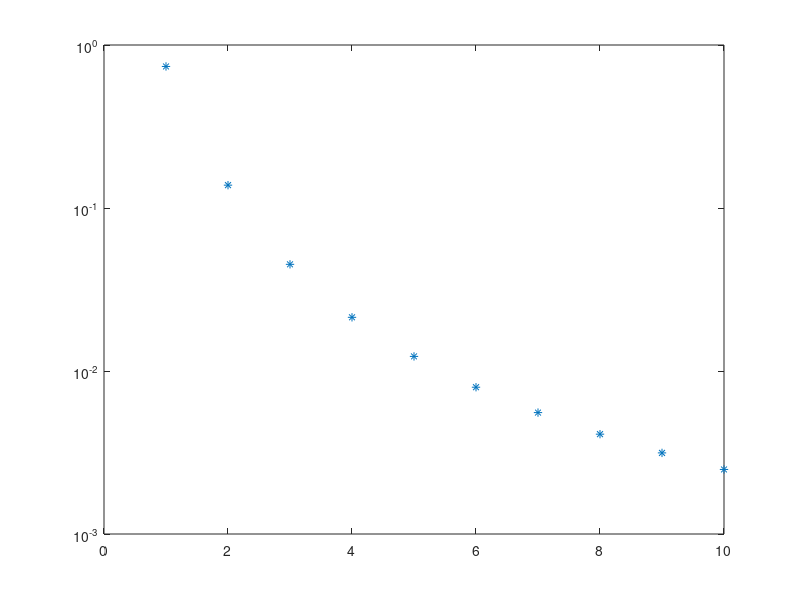

Here is the MATLAB script that generated this plot: (Note: a time limit stopped this script after it produced the figure.)
clear all
% eigen values and eigen functions for exponential co-variance kernel
x = 0:.001:1;

sigma = 1;
b = 1;

for i = 1:length(x)
    for j = 1:length(x)
K(i,j) = sigma^2 * exp(-1*abs((x(i)-x(j)))/b);
    end
end

[V,D] = eig(K);
e = diag(D);
lambda_sort = sort(diag(D),'descend');
lambda_norm =lambda_sort/sum(lambda_sort);
figure(1)
plot(1:10,lambda_norm(1:10),'*')
set(gca, 'YScale', 'log')

figure(2)
for i = length(x):-1:1
plot(x,sqrt(e(i)).*V(:,i))
hold on
end
legend



% %%%% Relative Partial sum of eigen values%%%%
% sum = sum(lambda);
% relsum = 0;
% RelEnergy= zeros(1,length(lambda));
% 
% for i = 1:length(lambda)   
% 
% relsum = relsum +lambda(i);
% 
% RelEnergy(i) = relsum/sum;
% 
% end
% 
% figure(5)
% plot(1:length(lambda),RelEnergy,'-*')
% title('Relative partial sum of eigen values for 1D exponential covariance function')
% xlabel('Eigen indices')
% ylabel('Relative partial sum')
% 
